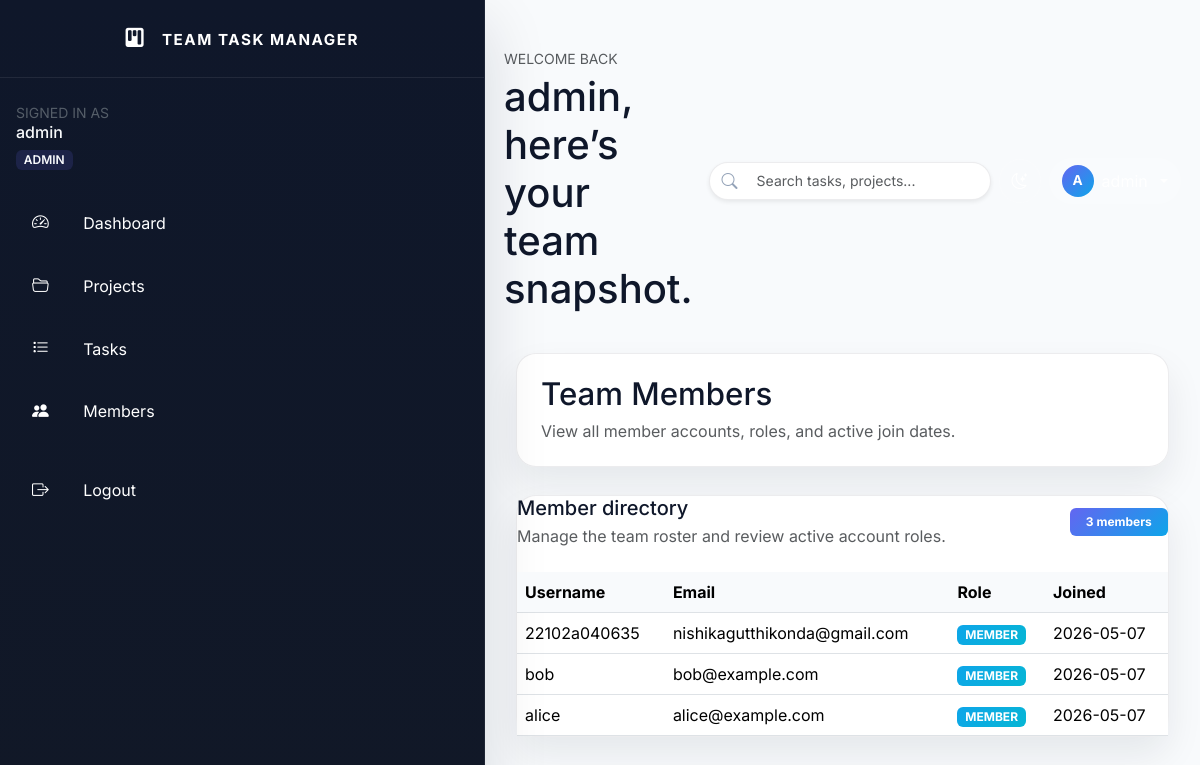
/members (signed in), run on the app's committed database.
### models.py (models this page shows, shortened)
class User(db.Model):
    __tablename__ = 'users'
    id = db.Column(db.Integer, primary_key=True)
    username = db.Column(db.String(80), nullable=False, unique=True)
    email = db.Column(db.String(120), nullable=False, unique=True)
    password = db.Column(db.String(255), nullable=False)
    role = db.Column(db.String(20), nullable=False, default=ROLE_MEMBER)
    created_at = db.Column(db.DateTime, default=datetime.utcnow)
    projects = db.relationship('Project', backref='creator', lazy=True)
    assigned_tasks = db.relationship(
        'Task',
        backref='assignee',
        lazy=True,
        foreign_keys='Task.assigned_to'
    )

### routes/dashboard.py (the view)
@main_bp.route('/members')
@login_required
@admin_required
def members():
    members = User.query.filter(User.role == ROLE_MEMBER).order_by(User.created_at.desc()).all()
    return render_template('members.html', members=members)

### app.py (called while the page is built)
def create_app():
    app = Flask(__name__, static_folder='static', template_folder='templates')
    app.config['SECRET_KEY'] = os.environ.get('SECRET_KEY', 'dev-secret-key')
    database_url = os.environ.get('DATABASE_URL')
    if database_url:
        app.config['SQLALCHEMY_DATABASE_URI'] = database_url
    else:
        sqlite_path = Path(app.root_path) / 'team_task_manager.db'
        app.config['SQLALCHEMY_DATABASE_URI'] = f'sqlite:///{sqlite_path}'
    app.config['SQLALCHEMY_TRACK_MODIFICATIONS'] = False
    db.init_app(app)
    app.register_blueprint(auth_bp)
    app.register_blueprint(main_bp)
    @app.context_processor
    def inject_user():
        return {'current_user': auth_current_user()}
    with app.app_context():
        init_db()
        seed_data()
    @app.route('/')
    def home():
        return redirect(url_for('main.dashboard'))
    return app

### routes/auth.py (called while the page is built)
def current_user():
    user_id = session.get('user_id')
    if not user_id:
        return None
    return User.query.get(user_id)

### routes/dashboard.py (called while the page is built)
def current_user():
    user_id = session.get('user_id')
    if user_id:
        return User.query.get(user_id)
    return None

def login_required(view):
    @wraps(view)
    def wrapped(*args, **kwargs):
        if not session.get('user_id'):
            flash('Please log in to continue.', 'warning')
            return redirect(url_for('auth.login'))
        return view(*args, **kwargs)
    return wrapped

def admin_required(view):
    @wraps(view)
    def wrapped(*args, **kwargs):
        if session.get('user_role') != ROLE_ADMIN:
            flash('Administrator access required.', 'danger')
            return redirect(url_for('main.dashboard'))
        return view(*args, **kwargs)
    return wrapped

@main_bp.app_context_processor
def inject_user():
    return {'current_user': current_user()}

### templates/members.html
{% extends 'base.html' %}
{% block content %}
<div class="page-title-bar">
  <div>
    <h2>Team Members</h2>
    <p class="text-muted">View all member accounts, roles, and active join dates.</p>
  </div>
</div>
<div class="glass-panel">
  <div class="d-flex flex-column flex-md-row align-items-start align-items-md-center justify-content-between gap-3 mb-4">
    <div>
      <h5 class="mb-1">Member directory</h5>
      <p class="text-muted mb-0">Manage the team roster and review active account roles.</p>
    </div>
    <span class="badge bg-gradient-primary text-white py-2 px-3">{{ members|length }} members</span>
  </div>
  <div class="table-responsive">
    <table class="table table-hover table-sticky mb-0 align-middle">
      <thead>
        <tr>
          <th>Username</th>
          <th>Email</th>
          <th>Role</th>
          <th>Joined</th>
        </tr>
      </thead>
      <tbody>
        {% for member in members %}
        <tr>
          <td>{{ member.username }}</td>
          <td>{{ member.email }}</td>
          <td><span class="badge bg-gradient-secondary text-white">{{ member.role }}</span></td>
          <td>{{ member.created_at.strftime('%Y-%m-%d') }}</td>
        </tr>
        {% else %}
        <tr><td colspan="4" class="text-center py-5">No members found.</td></tr>
        {% endfor %}
      </tbody>
    </table>
  </div>
</div>
{% endblock %}

### templates/base.html (shortened to what this page needs)
<!doctype html>
<html lang="en">
  <head>
    <link href="https://cdn.jsdelivr.net/npm/bootstrap@5.3.2/dist/css/bootstrap.min.css" rel="stylesheet">
    <link rel="stylesheet" href="https://cdn.jsdelivr.net/npm/bootstrap-icons@1.11.3/font/bootstrap-icons.css">
    <link rel="stylesheet" href="{{ url_for('static', filename='css/style.css') }}" />
  </head>
  <body class="{{ 'auth-body' if not current_user else '' }}">
    {% if current_user %}
    <div class="app-shell">
      <nav class="sidebar bg-dark text-white">
        <div class="sidebar-header text-center py-4">
          <a class="navbar-brand text-white" href="{{ url_for('main.dashboard') }}">
            <i class="bi bi-kanban-fill"></i>
            Team Task Manager
          </a>
        </div>
        <div class="sidebar-content px-3">
          <div class="mb-4">
            <p class="mb-0 text-uppercase small text-secondary opacity-75">Signed in as</p>
            <h6 class="mb-1">{{ current_user.username }}</h6>
            <span class="badge bg-gradient-primary mt-1">{{ current_user.role }}</span>
          </div>
          <ul class="nav flex-column">
            <li class="nav-item"><a class="nav-link text-white" href="{{ url_for('main.dashboard') }}"><i class="bi bi-speedometer2 me-3"></i><span>Dashboard</span></a></li>
            {% if current_user.role == 'ADMIN' %}
            <li class="nav-item"><a class="nav-link text-white" href="{{ url_for('main.projects') }}"><i class="bi bi-folder2-open me-3"></i><span>Projects</span></a></li>
            <li class="nav-item"><a class="nav-link text-white" href="{{ url_for('main.tasks') }}"><i class="bi bi-list-task me-3"></i><span>Tasks</span></a></li>
            <li class="nav-item"><a class="nav-link text-white" href="{{ url_for('main.members') }}"><i class="bi bi-people-fill me-3"></i><span>Members</span></a></li>
            {% else %}
            <li class="nav-item"><a class="nav-link text-white" href="{{ url_for('main.tasks') }}"><i class="bi bi-list-task me-3"></i><span>My Tasks</span></a></li>
            {% endif %}
            <li class="nav-item mt-3"><a class="nav-link text-white" href="{{ url_for('auth.logout') }}"><i class="bi bi-box-arrow-right me-3"></i><span>Logout</span></a></li>
          </ul>
        </div>
      </nav>
      <main class="content bg-surface">
        <div class="top-navbar d-flex flex-column flex-md-row align-items-start align-items-md-center justify-content-between gap-3 mb-4">
          <div class="d-flex align-items-center gap-3">
            <div>
              <p class="mb-1 text-uppercase small text-muted">Welcome back</p>
              <h1 class="mb-0">{{ current_user.username }}, here’s your team snapshot.</h1>
            </div>
          </div>
          <div class="d-flex align-items-center gap-2">
            <div class="search-bar input-group shadow-sm">
              <span class="input-group-text bg-transparent border-0"><i class="bi bi-search"></i></span>
              <input id="global-search" type="search" class="form-control form-control-sm border-0 bg-white bg-opacity-10 text-dark" placeholder="Search tasks, projects...">
            </div>
            <button id="darkModeToggle" class="btn btn-icon btn-soft-white"><i class="bi bi-moon-stars"></i></button>
            <div class="dropdown">
              <button class="btn btn-soft-white dropdown-toggle d-flex align-items-center gap-2" type="button" data-bs-toggle="dropdown" aria-expanded="false">
                <span class="avatar avatar-sm">{{ current_user.username[0]|upper }}</span>
                <span class="d-none d-sm-inline">{{ current_user.username }}</span>
              </button>
            </div>
          </div>
        </div>
        <div class="container-fluid py-0">
          {% block content %}{% endblock %}
        </div>
      </main>
    </div>
    {% endif %}
  </body>
</html>

### data on the page
User: username "admin", role "ADMIN", username "A"
User: username "22102a040635", email "nishikagutthikonda@gmail.com", role "MEMBER", created_at "2026-05-07"
User: username "bob", email "bob@example.com", role "MEMBER", created_at "2026-05-07"
User: username "alice", email "alice@example.com", role "MEMBER", created_at "2026-05-07"

### other printed values
{{ members|length }} "3"
